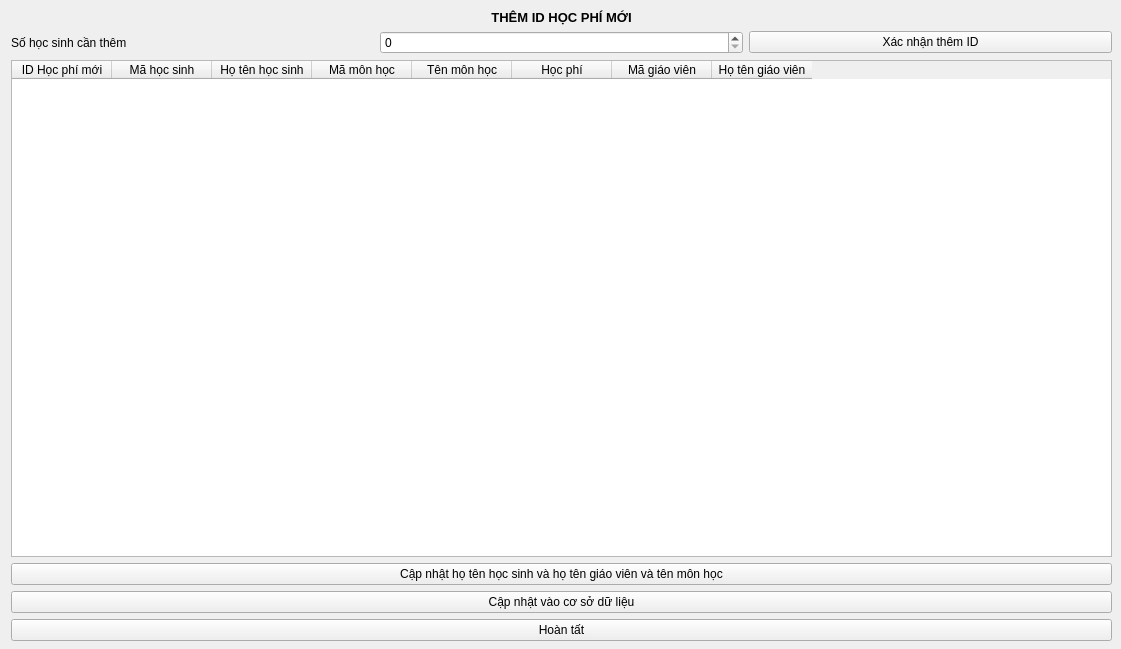
<?xml version="1.0" encoding="UTF-8"?>
<ui version="4.0">
 <class>themidhp</class>
 <widget class="QWidget" name="themidhp">
  <property name="geometry">
   <rect>
    <x>0</x>
    <y>0</y>
    <width>1121</width>
    <height>649</height>
   </rect>
  </property>
  <property name="windowTitle">
   <string>Thêm ID học phí</string>
  </property>
  <widget class="QWidget" name="layoutWidget">
   <property name="geometry">
    <rect>
     <x>11</x>
     <y>10</y>
     <width>1101</width>
     <height>631</height>
    </rect>
   </property>
   <layout class="QVBoxLayout" name="verticalLayout">
    <item>
     <widget class="QLabel" name="label_2">
      <property name="text">
       <string>&lt;html&gt;&lt;head/&gt;&lt;body&gt;&lt;p align=&quot;center&quot;&gt;&lt;span style=&quot; font-size:10pt; font-weight:600;&quot;&gt;THÊM ID HỌC PHÍ MỚI&lt;/span&gt;&lt;/p&gt;&lt;/body&gt;&lt;/html&gt;</string>
      </property>
     </widget>
    </item>
    <item>
     <layout class="QHBoxLayout" name="horizontalLayout">
      <item>
       <widget class="QLabel" name="label">
        <property name="text">
         <string>Số học sinh cần thêm</string>
        </property>
       </widget>
      </item>
      <item>
       <widget class="QSpinBox" name="sohs"/>
      </item>
      <item>
       <widget class="QPushButton" name="xacnhan">
        <property name="text">
         <string>Xác nhận thêm ID</string>
        </property>
       </widget>
      </item>
     </layout>
    </item>
    <item>
     <widget class="QTableWidget" name="themidhp_view">
      <column>
       <property name="text">
        <string>ID Học phí mới</string>
       </property>
      </column>
      <column>
       <property name="text">
        <string>Mã học sinh</string>
       </property>
      </column>
      <column>
       <property name="text">
        <string>Họ tên học sinh</string>
       </property>
      </column>
      <column>
       <property name="text">
        <string>Mã môn học</string>
       </property>
      </column>
      <column>
       <property name="text">
        <string>Tên môn học</string>
       </property>
      </column>
      <column>
       <property name="text">
        <string>Học phí</string>
       </property>
      </column>
      <column>
       <property name="text">
        <string>Mã giáo viên</string>
       </property>
      </column>
      <column>
       <property name="text">
        <string>Họ tên giáo viên</string>
       </property>
      </column>
     </widget>
    </item>
    <item>
     <widget class="QPushButton" name="updatetableinfo">
      <property name="text">
       <string>Cập nhật họ tên học sinh và họ tên giáo viên và tên môn học</string>
      </property>
     </widget>
    </item>
    <item>
     <widget class="QPushButton" name="updateintodb">
      <property name="text">
       <string>Cập nhật vào cơ sở dữ liệu</string>
      </property>
     </widget>
    </item>
    <item>
     <widget class="QPushButton" name="hoantat">
      <property name="text">
       <string>Hoàn tất</string>
      </property>
     </widget>
    </item>
   </layout>
  </widget>
 </widget>
 <resources/>
 <connections/>
</ui>
